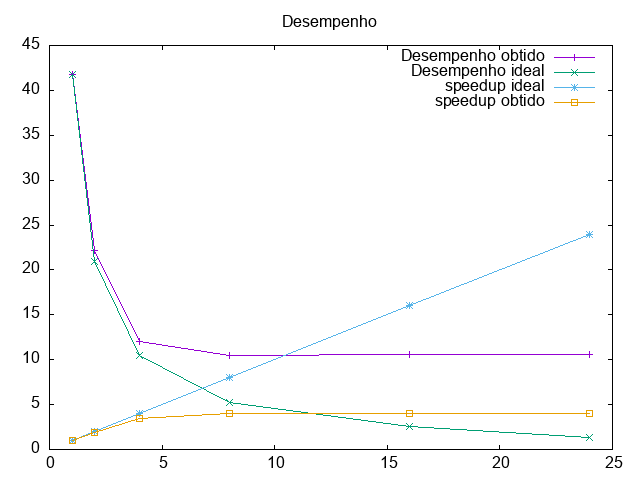

Write the gnuplot code that produced this figure.
# título do gráfico
set title "Desempenho"

# formato do arquivo de saída 
set term "png"

# arquivo de saída
set output "graficoDesempenho.png"

#  gráfico de linhas

plot "Desempenho.txt" using 1:3 w linespoint title "Desempenho obtido", \
     "Desempenho.txt" using 1:4 w linespoint title "Desempenho ideal", \
     "Desempenho.txt" using 1:5 w linespoint title "speedup ideal", \
     "Desempenho.txt" using 1:6 w linespoint title "speedup obtido"
